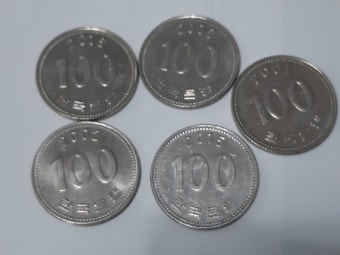
#> input picture afterMay/opencv_study/images/coin.png, 340 x 255 px, found by its file name
$ python opencv_contour.py
#> lines starting #> are read from the running program, lines starting #| are printed output that depends on the picture; after the words box and inside, x2 and y2 are one past the last pixel; in counts of white or black regions, pixels touching at a corner belong together
#  opencv_contour.py

# contour 는  연결된 외곽선이다.
#  edge가  경계선 이라면
#  contour는 경계선을 따라 연결된 객체의 외곽선 묶음 이다.
# contour를 사용하면  이미지 안에서 객체의 영역을 찾을 수 있다.
# threshold나  edge 로 동전과 배경을 분리하고 contour로 찾는다.

import cv2

img = cv2.imread("afterMay/opencv_study/images/coin.png")
#> img is the input picture: shape (255, 340, 3); mean B, G, R 138.8, 135.2, 131.8

gray = cv2.cvtColor(img, cv2.COLOR_BGR2GRAY)

blur = cv2.GaussianBlur( gray , (5,5) ,0 )
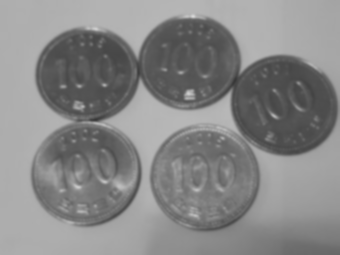
#> blur: shape (255, 340); min 56, max 215, mean 134.6

# cv2.THRESH_BINARY_INV 를 한 이유는  배경이 밝은색이고
#  찾고자하는 동전이 어둡기 때문이다 .
#  배경이 어둡다면  cv2.THRESH_BINARY 하면 된다.

_, thresh = cv2.threshold(
    blur , 131, 255, cv2.THRESH_BINARY_INV
)
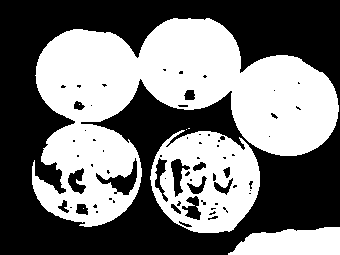
#> thresh: shape (255, 340); 46.7% white; 7 white regions (4 under 20 px)

#contour를 하기전에  Canny 나  threshold로  경계영역 만들어야 한다.

# cv2.findContours는 발견된 영역에서  가장 바깥쪽 외곽선만 찾는다.
#
# cv2.RETR_EXTERNAL - 동전의 가운데가 검은색으로 표시되도
#             바깥쪽 외곽만 사용한다.
# cv2.CHAIN_APPROX_SIMPLE - 외곽선을 저장 할때 필요한 부분만 저장하기
#  findContour( 이미지값 ,  mode , method )
#  mode매개변수에 들어갈 값
#     cv2.RETR_LIST :  모든 contour를 찾기
#     cv2.RETR_TREE :  모든 contour를 찾고 계층관계까지 저장
#     cv2.RETR_CCOMP :  2계층으로 저장
#        ( 예- 도넛을 인식 하는경우 도넛 외곽과  가운데 구멍까지 만 저장)
#  findContours함수의 두번째 반환값은  계층 정보가 반환된다.
#  두번째 반환값으로  [ next(같은계층 contour),  pre(같은계층의 이전 contour),
#                    first_child(안쪽계층의 첫번째 자식 contour),
#                    parent( 현재 contour의 부모 contour )]

# findContours함수 3번째 인자 method
#    cv2.CHAIN_APPROX_NONE : 외곽선의 모든 픽셀 좌표저장(정밀분석)
#    cv2.CHAIN_APPROX_TC89_L1 : teh-chain 알고리즘 기반- 더부드럽게 표시하기위한

contours , hier = cv2.findContours(
    thresh ,
    cv2.RETR_EXTERNAL,
    cv2.CHAIN_APPROX_SIMPLE
)
#> contours = 5 contours, 2 with area under 20; largest, box (x1, y1, x2, y2) and area: (32, 18, 339, 227) 31289, (150, 130, 260, 233) 8658, (228, 227, 340, 255) 2332

result = img.copy()

# drawContours( 이미지 , contours, 어떤contour에 그리는가? , 색상, 선두께 )


cv2.drawContours(  result, contours , -1 , (0,0,255), 2)
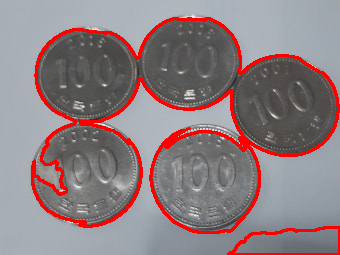
#> result: shape (255, 340, 3); 7.57% of pixels changed, all inside (x1, y1, x2, y2) = (31, 17, 340, 255)

print("찾은 동전 수 : ", len(contours) )
#| 찾은 동전 수 :  5

cv2.imshow("thr",thresh)
cv2.imshow("contour", result)
cv2.waitKey(0)
cv2.destroyAllWindows()

$ run again, with afterMay/opencv_study/images/cat.png copied over afterMay/opencv_study/images/coin.png
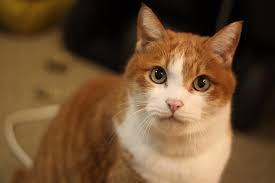
#> input picture afterMay/opencv_study/images/cat.png, 275 x 183 px, found by its file name
#> img is the input picture: shape (183, 275, 3); mean B, G, R 50.4, 80.4, 110
#> `_, thresh = cv2.threshold( blur , 131, 255, cv2.THRESH_BINARY_INV )`:
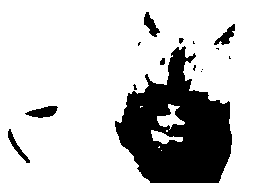
#> thresh: shape (183, 275); 79.6% white; 15 black regions (8 under 20 px)
#> contours = 7 contours, 4 with area under 20; largest, box (x1, y1, x2, y2) and area: (0, 0, 275, 183) 39750, (157, 104, 185, 130) 264, (151, 130, 183, 144) 185
#> `cv2.drawContours(  result, contours , -1 , (0,0,255), 2)`:
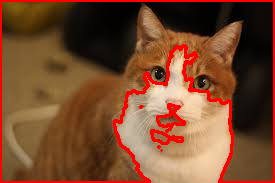
#> result: shape (183, 275, 3); 7.58% of pixels changed, all inside (x1, y1, x2, y2) = (0, 0, 275, 183)
#| 찾은 동전 수 :  7
